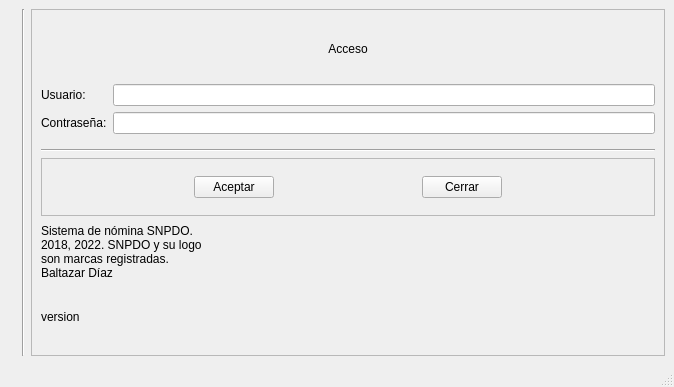
<?xml version="1.0" encoding="UTF-8"?>
<ui version="4.0">
 <class>acceso</class>
 <widget class="QMainWindow" name="acceso">
  <property name="windowModality">
   <enum>Qt::ApplicationModal</enum>
  </property>
  <property name="geometry">
   <rect>
    <x>0</x>
    <y>0</y>
    <width>674</width>
    <height>387</height>
   </rect>
  </property>
  <property name="sizePolicy">
   <sizepolicy hsizetype="MinimumExpanding" vsizetype="MinimumExpanding">
    <horstretch>0</horstretch>
    <verstretch>0</verstretch>
   </sizepolicy>
  </property>
  <property name="windowTitle">
   <string>Acceso</string>
  </property>
  <widget class="QWidget" name="centralwidget">
   <layout class="QHBoxLayout" name="horizontalLayout_2">
    <item>
     <widget class="QLabel" name="label_4">
      <property name="sizePolicy">
       <sizepolicy hsizetype="Fixed" vsizetype="Fixed">
        <horstretch>0</horstretch>
        <verstretch>0</verstretch>
       </sizepolicy>
      </property>
      <property name="frameShadow">
       <enum>QFrame::Raised</enum>
      </property>
      <property name="text">
       <string/>
      </property>
      <property name="pixmap">
       <pixmap>iconos/SNPDO - p.jpg</pixmap>
      </property>
      <property name="scaledContents">
       <bool>true</bool>
      </property>
     </widget>
    </item>
    <item>
     <widget class="Line" name="line_2">
      <property name="orientation">
       <enum>Qt::Vertical</enum>
      </property>
     </widget>
    </item>
    <item>
     <widget class="QFrame" name="frame_2">
      <property name="sizePolicy">
       <sizepolicy hsizetype="Minimum" vsizetype="Minimum">
        <horstretch>0</horstretch>
        <verstretch>0</verstretch>
       </sizepolicy>
      </property>
      <property name="frameShape">
       <enum>QFrame::StyledPanel</enum>
      </property>
      <property name="frameShadow">
       <enum>QFrame::Raised</enum>
      </property>
      <layout class="QVBoxLayout" name="verticalLayout">
       <item>
        <widget class="QLabel" name="label">
         <property name="text">
          <string>Acceso</string>
         </property>
         <property name="alignment">
          <set>Qt::AlignCenter</set>
         </property>
        </widget>
       </item>
       <item>
        <layout class="QFormLayout" name="formLayout">
         <item row="0" column="0">
          <widget class="QLabel" name="label_2">
           <property name="text">
            <string>Usuario:</string>
           </property>
          </widget>
         </item>
         <item row="1" column="0">
          <widget class="QLabel" name="label_3">
           <property name="text">
            <string>Contraseña:</string>
           </property>
          </widget>
         </item>
         <item row="0" column="1">
          <widget class="QLineEdit" name="usuario">
           <property name="clearButtonEnabled">
            <bool>true</bool>
           </property>
          </widget>
         </item>
         <item row="1" column="1">
          <widget class="QLineEdit" name="clave">
           <property name="echoMode">
            <enum>QLineEdit::Password</enum>
           </property>
           <property name="clearButtonEnabled">
            <bool>true</bool>
           </property>
          </widget>
         </item>
        </layout>
       </item>
       <item>
        <widget class="Line" name="line">
         <property name="orientation">
          <enum>Qt::Horizontal</enum>
         </property>
        </widget>
       </item>
       <item>
        <widget class="QFrame" name="frame">
         <property name="frameShape">
          <enum>QFrame::StyledPanel</enum>
         </property>
         <property name="frameShadow">
          <enum>QFrame::Raised</enum>
         </property>
         <layout class="QHBoxLayout" name="horizontalLayout">
          <item>
           <spacer name="horizontalSpacer_3">
            <property name="orientation">
             <enum>Qt::Horizontal</enum>
            </property>
            <property name="sizeHint" stdset="0">
             <size>
              <width>6</width>
              <height>20</height>
             </size>
            </property>
           </spacer>
          </item>
          <item>
           <widget class="QPushButton" name="aceptar">
            <property name="text">
             <string>Aceptar</string>
            </property>
            <property name="shortcut">
             <string>Return</string>
            </property>
           </widget>
          </item>
          <item>
           <spacer name="horizontalSpacer">
            <property name="orientation">
             <enum>Qt::Horizontal</enum>
            </property>
            <property name="sizeHint" stdset="0">
             <size>
              <width>5</width>
              <height>20</height>
             </size>
            </property>
           </spacer>
          </item>
          <item>
           <widget class="QPushButton" name="cerrar">
            <property name="text">
             <string>Cerrar</string>
            </property>
            <property name="shortcut">
             <string>Esc</string>
            </property>
           </widget>
          </item>
          <item>
           <spacer name="horizontalSpacer_2">
            <property name="orientation">
             <enum>Qt::Horizontal</enum>
            </property>
            <property name="sizeHint" stdset="0">
             <size>
              <width>6</width>
              <height>20</height>
             </size>
            </property>
           </spacer>
          </item>
         </layout>
        </widget>
       </item>
       <item>
        <widget class="QLabel" name="label_5">
         <property name="text">
          <string>Sistema de nómina SNPDO. 
2018, 2022. SNPDO y su logo 
son marcas registradas.
Baltazar Díaz</string>
         </property>
        </widget>
       </item>
       <item>
        <widget class="QLabel" name="version">
         <property name="text">
          <string>version</string>
         </property>
        </widget>
       </item>
      </layout>
     </widget>
    </item>
   </layout>
  </widget>
  <widget class="QMenuBar" name="menubar">
   <property name="geometry">
    <rect>
     <x>0</x>
     <y>0</y>
     <width>674</width>
     <height>22</height>
    </rect>
   </property>
  </widget>
  <widget class="QStatusBar" name="statusbar"/>
 </widget>
 <resources>
  <include location="recurso_acceso.qrc"/>
 </resources>
 <connections/>
</ui>
